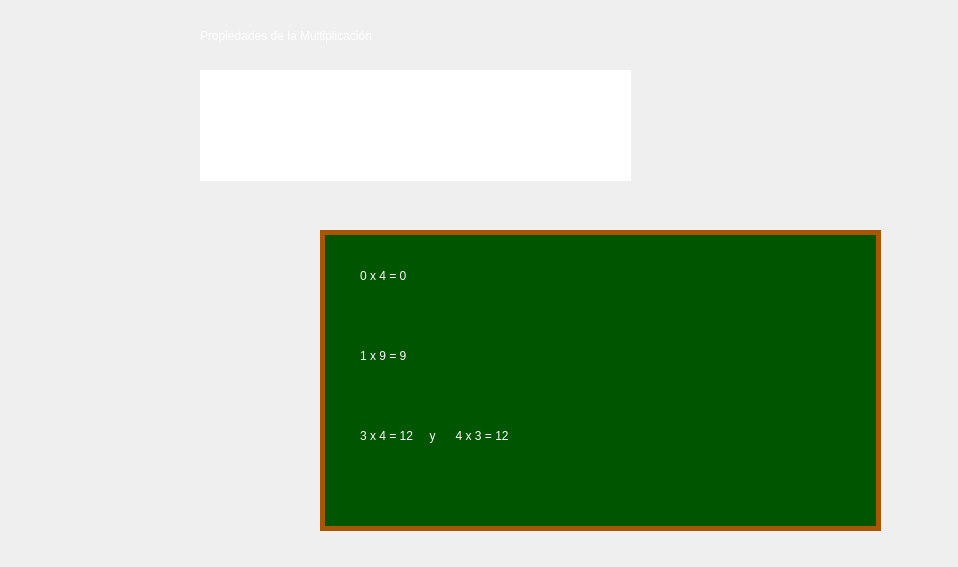
<?xml version="1.0" encoding="UTF-8"?>
<ui version="4.0">
 <class>MainWindow</class>
 <widget class="QMainWindow" name="MainWindow">
  <property name="geometry">
   <rect>
    <x>0</x>
    <y>0</y>
    <width>958</width>
    <height>567</height>
   </rect>
  </property>
  <property name="windowTitle">
   <string>Shake-Shake</string>
  </property>
  <property name="styleSheet">
   <string notr="true">QLabel{
	
	color: rgb(255, 255, 255);
	font: 28pt &quot;Times New Roman&quot;;
}
QPushButton{
	border-radius: 60px;
}
QPushButton:pressed {
	border-radius: 30px;
    padding-top: 2px;
    padding-left: 3px;
}
QPushButton:hover {
	qproperty-iconSize: 16px 16px;

        padding-right: 3px;
}</string>
  </property>
  <widget class="QWidget" name="centralwidget">
   <widget class="QTextBrowser" name="textBrowser">
    <property name="geometry">
     <rect>
      <x>320</x>
      <y>230</y>
      <width>561</width>
      <height>301</height>
     </rect>
    </property>
    <property name="styleSheet">
     <string notr="true">background-color: rgb(0, 85, 0);
border: 5px solid;
border-color: rgb(170, 85, 0);</string>
    </property>
    <property name="html">
     <string>&lt;!DOCTYPE HTML PUBLIC &quot;-//W3C//DTD HTML 4.0//EN&quot; &quot;http://www.w3.org/TR/REC-html40/strict.dtd&quot;&gt;
&lt;html&gt;&lt;head&gt;&lt;meta name=&quot;qrichtext&quot; content=&quot;1&quot; /&gt;&lt;style type=&quot;text/css&quot;&gt;
p, li { white-space: pre-wrap; }
&lt;/style&gt;&lt;/head&gt;&lt;body style=&quot; font-family:'MS Shell Dlg 2'; font-size:8.25pt; font-weight:400; font-style:normal;&quot;&gt;
&lt;p style=&quot;-qt-paragraph-type:empty; margin-top:0px; margin-bottom:0px; margin-left:0px; margin-right:0px; -qt-block-indent:0; text-indent:0px;&quot;&gt;&lt;br /&gt;&lt;/p&gt;&lt;/body&gt;&lt;/html&gt;</string>
    </property>
   </widget>
   <widget class="QPushButton" name="neutro">
    <property name="geometry">
     <rect>
      <x>170</x>
      <y>320</y>
      <width>101</width>
      <height>101</height>
     </rect>
    </property>
    <property name="text">
     <string/>
    </property>
    <property name="icon">
     <iconset>
      <normaloff>Images/ElementoNeutro.png</normaloff>Images/ElementoNeutro.png</iconset>
    </property>
    <property name="iconSize">
     <size>
      <width>120</width>
      <height>120</height>
     </size>
    </property>
   </widget>
   <widget class="QPushButton" name="nulo">
    <property name="geometry">
     <rect>
      <x>40</x>
      <y>320</y>
      <width>111</width>
      <height>101</height>
     </rect>
    </property>
    <property name="text">
     <string/>
    </property>
    <property name="icon">
     <iconset>
      <normaloff>Images/elementonulo.png</normaloff>Images/elementonulo.png</iconset>
    </property>
    <property name="iconSize">
     <size>
      <width>120</width>
      <height>120</height>
     </size>
    </property>
   </widget>
   <widget class="QPushButton" name="conmutativa">
    <property name="geometry">
     <rect>
      <x>100</x>
      <y>430</y>
      <width>101</width>
      <height>101</height>
     </rect>
    </property>
    <property name="text">
     <string/>
    </property>
    <property name="icon">
     <iconset>
      <normaloff>Images/conmutativa.png</normaloff>Images/conmutativa.png</iconset>
    </property>
    <property name="iconSize">
     <size>
      <width>120</width>
      <height>120</height>
     </size>
    </property>
   </widget>
   <widget class="QLabel" name="ejemplosuma">
    <property name="geometry">
     <rect>
      <x>200</x>
      <y>10</y>
      <width>541</width>
      <height>51</height>
     </rect>
    </property>
    <property name="styleSheet">
     <string notr="true">color: rgb(255, 255, 255);
font: 30pt &quot;Times New Roman&quot;;</string>
    </property>
    <property name="text">
     <string>Propiedades de la Multiplicación</string>
    </property>
   </widget>
   <widget class="QLabel" name="label_12">
    <property name="geometry">
     <rect>
      <x>-40</x>
      <y>-120</y>
      <width>1000</width>
      <height>700</height>
     </rect>
    </property>
    <property name="minimumSize">
     <size>
      <width>0</width>
      <height>0</height>
     </size>
    </property>
    <property name="maximumSize">
     <size>
      <width>1000</width>
      <height>700</height>
     </size>
    </property>
    <property name="styleSheet">
     <string notr="true"/>
    </property>
    <property name="text">
     <string/>
    </property>
    <property name="pixmap">
     <pixmap>Images/fondo.jpg</pixmap>
    </property>
    <property name="scaledContents">
     <bool>true</bool>
    </property>
   </widget>
   <widget class="QLabel" name="label_9">
    <property name="geometry">
     <rect>
      <x>80</x>
      <y>10</y>
      <width>621</width>
      <height>251</height>
     </rect>
    </property>
    <property name="styleSheet">
     <string notr="true">font: 16pt &quot;Pristina&quot;;
</string>
    </property>
    <property name="text">
     <string/>
    </property>
    <property name="pixmap">
     <pixmap>Images/dialogo2.png</pixmap>
    </property>
    <property name="scaledContents">
     <bool>true</bool>
    </property>
   </widget>
   <widget class="QLabel" name="shake">
    <property name="geometry">
     <rect>
      <x>10</x>
      <y>140</y>
      <width>161</width>
      <height>161</height>
     </rect>
    </property>
    <property name="text">
     <string/>
    </property>
    <property name="pixmap">
     <pixmap>Images/shake2.png</pixmap>
    </property>
    <property name="scaledContents">
     <bool>true</bool>
    </property>
   </widget>
   <widget class="QTextEdit" name="dialogo">
    <property name="enabled">
     <bool>true</bool>
    </property>
    <property name="geometry">
     <rect>
      <x>200</x>
      <y>70</y>
      <width>431</width>
      <height>111</height>
     </rect>
    </property>
    <property name="styleSheet">
     <string notr="true">font: 20pt &quot;Times New Roman&quot;;
border:none</string>
    </property>
    <property name="html">
     <string>&lt;!DOCTYPE HTML PUBLIC &quot;-//W3C//DTD HTML 4.0//EN&quot; &quot;http://www.w3.org/TR/REC-html40/strict.dtd&quot;&gt;
&lt;html&gt;&lt;head&gt;&lt;meta name=&quot;qrichtext&quot; content=&quot;1&quot; /&gt;&lt;style type=&quot;text/css&quot;&gt;
p, li { white-space: pre-wrap; }
&lt;/style&gt;&lt;/head&gt;&lt;body style=&quot; font-family:'Times New Roman'; font-size:20pt; font-weight:400; font-style:normal;&quot;&gt;
&lt;p style=&quot;-qt-paragraph-type:empty; margin-top:0px; margin-bottom:0px; margin-left:0px; margin-right:0px; -qt-block-indent:0; text-indent:0px; font-size:24pt;&quot;&gt;&lt;br /&gt;&lt;/p&gt;&lt;/body&gt;&lt;/html&gt;</string>
    </property>
   </widget>
   <widget class="QLabel" name="ejemplo1">
    <property name="geometry">
     <rect>
      <x>360</x>
      <y>260</y>
      <width>451</width>
      <height>31</height>
     </rect>
    </property>
    <property name="styleSheet">
     <string notr="true">color: rgb(255, 255, 255);
font: 20pt &quot;Times New Roman&quot;;</string>
    </property>
    <property name="text">
     <string>0 x 4 = 0</string>
    </property>
   </widget>
   <widget class="QLabel" name="ejemplo2">
    <property name="geometry">
     <rect>
      <x>360</x>
      <y>340</y>
      <width>451</width>
      <height>31</height>
     </rect>
    </property>
    <property name="styleSheet">
     <string notr="true">color: rgb(255, 255, 255);
font: 20pt &quot;Times New Roman&quot;;</string>
    </property>
    <property name="text">
     <string>1 x 9 = 9</string>
    </property>
   </widget>
   <widget class="QLabel" name="ejemplo3">
    <property name="geometry">
     <rect>
      <x>360</x>
      <y>420</y>
      <width>361</width>
      <height>31</height>
     </rect>
    </property>
    <property name="styleSheet">
     <string notr="true">color: rgb(255, 255, 255);
font: 20pt &quot;Times New Roman&quot;;</string>
    </property>
    <property name="text">
     <string>3 x 4 = 12     y      4 x 3 = 12</string>
    </property>
   </widget>
   <widget class="QPushButton" name="salir">
    <property name="geometry">
     <rect>
      <x>750</x>
      <y>60</y>
      <width>180</width>
      <height>151</height>
     </rect>
    </property>
    <property name="cursor">
     <cursorShape>PointingHandCursor</cursorShape>
    </property>
    <property name="styleSheet">
     <string notr="true"/>
    </property>
    <property name="text">
     <string/>
    </property>
    <property name="icon">
     <iconset>
      <normaloff>Images/SalirCohete.png</normaloff>Images/SalirCohete.png</iconset>
    </property>
    <property name="iconSize">
     <size>
      <width>150</width>
      <height>150</height>
     </size>
    </property>
   </widget>
   <zorder>label_12</zorder>
   <zorder>textBrowser</zorder>
   <zorder>neutro</zorder>
   <zorder>nulo</zorder>
   <zorder>conmutativa</zorder>
   <zorder>ejemplosuma</zorder>
   <zorder>shake</zorder>
   <zorder>label_9</zorder>
   <zorder>dialogo</zorder>
   <zorder>ejemplo1</zorder>
   <zorder>ejemplo2</zorder>
   <zorder>ejemplo3</zorder>
   <zorder>salir</zorder>
  </widget>
 </widget>
 <resources/>
 <connections/>
</ui>
